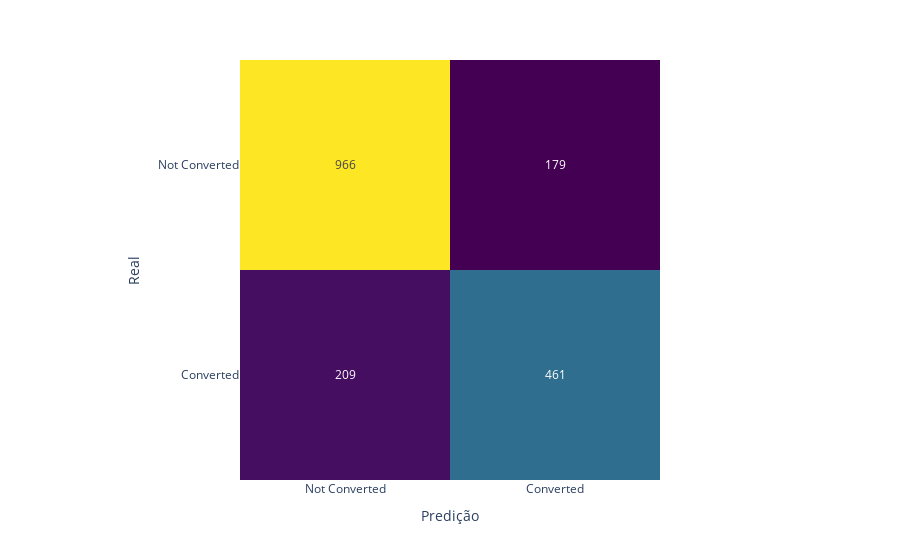

Notebook cell for this chart:
### Code cell
# Mostrar uma matriz de confusão 
conf_matrix = confusion_matrix(y_test, y_pred)

fig = px.imshow(conf_matrix,
                labels=dict(x='Predição', y='Real', color='Contagem'),
                x=['Not Converted', 'Converted'],
                y=['Not Converted', 'Converted'],
                color_continuous_scale='Viridis')
fig.update_traces(text=conf_matrix, texttemplate="%{z}")
fig.update_layout(coloraxis_showscale=False)
fig.show()

### Figure 1 — Plotly figure (JSON) as saved in the notebook; plotly's stock layout.template omitted (floating-point values rounded to 4 significant figures)
{"data": [{"coloraxis": "coloraxis", "hovertemplate": "Predição: %{x}<br>Real: %{y}<br>Contagem: %{z}<extra></extra>", "name": "0", "text": [[966, 179], [209, 461]], "texttemplate": "%{z}", "type": "heatmap", "x": ["Not Converted", "Converted"], "xaxis": "x", "y": ["Not Converted", "Converted"], "yaxis": "y", "z": [[966, 179], [209, 461]]}], "layout": {"coloraxis": {"colorbar": {"title": {"text": "Contagem"}}, "colorscale": [[0, "#440154"], [0.1111, "#482878"], [0.2222, "#3e4989"], [0.3333, "#31688e"], [0.4444, "#26828e"], [0.5556, "#1f9e89"], [0.6667, "#35b779"], [0.7778, "#6ece58"], [0.8889, "#b5de2b"], [1, "#fde725"]], "showscale": false}, "margin": {"t": 60}, "xaxis": {"anchor": "y", "constrain": "domain", "domain": [0, 1], "scaleanchor": "y", "title": {"text": "Predição"}}, "yaxis": {"anchor": "x", "autorange": "reversed", "constrain": "domain", "domain": [0, 1], "title": {"text": "Real"}}}}
